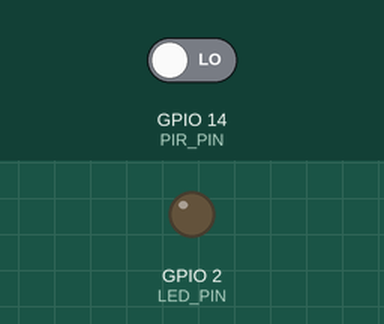
Simulated run of this sketch. Board: ESP32. On the bench: output pins drawn as LEDs (lit = HIGH). The test bench sets the inputs (shaded band); at power-on: GPIO 14 (PIR_PIN) LOW. WiFi joins after 1.5 s; servers stay silent unless stated; random numbers use the default seed unless the sketch sets one; no MQTT or app messages arrive unless stated; what the sketch prints to the serial monitor is not drawn.

Above: at 7.7 s.
7.8 s: GPIO 14 (PIR_PIN) driven HIGH
At 8.6 s:
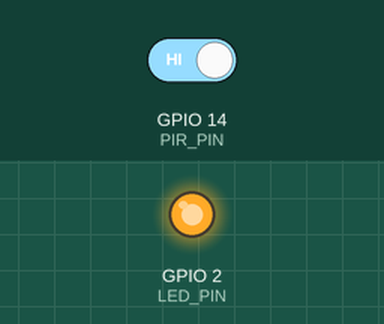
Timing chart, 0 to 10.8 s (numbered marks = the images above; inputs shaded):
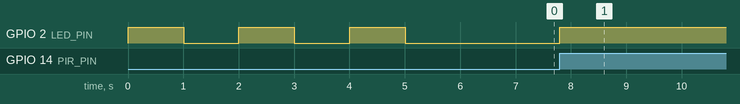

Measured:
- after the input at 7.8 s, GPIO 2 (LED_PIN): LOW → HIGH at once

The sketch:

esp32_livestock_motion.ino
```cpp
/**
 * ═══════════════════════════════════════════════════
 *   Smart Agriculture — ESP32 Livestock Motion Sensor
 * ═══════════════════════════════════════════════════
 *
 * HARDWARE:
 *   PIR Motion Sensor (HC-SR501)
 *   PIR VCC  → ESP32 5V (Vin)
 *   PIR GND  → ESP32 GND
 *   PIR OUT  → ESP32 GPIO 14
 *
 * WHAT IT DOES:
 *   - Motion detect ஆனா → MQTT publish பண்ணும்
 *   - Dashboard Livestock page-ல live update ஆகும்
 *   - Alert trigger ஆகும்
 *
 * LIBRARIES:
 *   ✅ PubSubClient  by Nick O'Leary
 *   ✅ ArduinoJson   by Benoit Blanchon
 *
 * BOARD: ESP32 Dev Module
 * ═══════════════════════════════════════════════════
 */

#include <WiFi.h>
#include <PubSubClient.h>
#include <ArduinoJson.h>

// ╔══════════════════════════════════════╗
// ║   ⚙️  CONFIG — இங்க மட்டும் மாத்துங்க ║
// ╚══════════════════════════════════════╝
const char* WIFI_SSID     = "YOUR_WIFI_SSID";      // ← உங்க WiFi
const char* WIFI_PASSWORD = "YOUR_WIFI_PASSWORD";  // ← உங்க Password
const char* MQTT_BROKER   = "broker.hivemq.com";
const int   MQTT_PORT     = 1883;

// Zone name — Dashboard-ல தெரியும்
const char* ZONE_NAME     = "Livestock Area";
const char* SENSOR_ID     = "PIR-LIVESTOCK-01";

// ╔══════════════════════════════════════╗
// ║   📌 PIN                             ║
// ╚══════════════════════════════════════╝
#define PIR_PIN        14   // PIR OUT → GPIO 14
#define LED_PIN         2   // Onboard LED (motion indicator)

// ╔══════════════════════════════════════╗
// ║   ⏱️  TIMING                         ║
// ╚══════════════════════════════════════╝
const unsigned long DEBOUNCE_TIME    = 500;   // 0.5s debounce (reduced)
const unsigned long CLEAR_TIMEOUT   = 5000;  // 5s no motion → clear
const unsigned long PUBLISH_INTERVAL = 2000; // Publish every 2s

// ════════════════════════════════════════
WiFiClient   wifiClient;
PubSubClient mqtt(wifiClient);

bool     motionDetected   = false;
bool     lastMotionState  = false;
unsigned long lastMotionTime  = 0;
unsigned long lastPublish     = 0;
int      motionCount          = 0;  // Total detections this session

// ════════════════════════════════════════
void setup() {
  Serial.begin(115200);
  Serial.println("\n🐄 Livestock Motion Sensor Starting...");

  pinMode(PIR_PIN, INPUT);
  pinMode(LED_PIN, OUTPUT);
  digitalWrite(LED_PIN, LOW);

  // PIR warmup — 5 seconds only (sensor warms up fast after first use)
  Serial.println("⏳ PIR sensor warming up (5 seconds)...");
  for (int i = 5; i > 0; i--) {
    Serial.printf("   %d...\n", i);
    digitalWrite(LED_PIN, i % 2);
    delay(1000);
  }
  digitalWrite(LED_PIN, LOW);
  Serial.println("✅ PIR Ready! Wave your hand in front of the sensor.");

  connectWiFi();
  mqtt.setServer(MQTT_BROKER, MQTT_PORT);
  mqtt.setBufferSize(512);
  connectMQTT();

  Serial.println("✅ Livestock Monitor Ready!");
  Serial.printf("📍 Zone: %s\n", ZONE_NAME);
  Serial.printf("📌 PIR Pin: GPIO %d\n", PIR_PIN);
}

// ════════════════════════════════════════
void loop() {
  if (!mqtt.connected()) connectMQTT();
  mqtt.loop();

  unsigned long now = millis();

  // Read PIR
  bool pirHigh = digitalRead(PIR_PIN) == HIGH;

  if (pirHigh) {
    // Motion detected
    lastMotionTime = now;

    if (!motionDetected) {
      // New detection event
      motionDetected = true;
      motionCount++;
      digitalWrite(LED_PIN, HIGH);

      Serial.println("════════════════════════════");
      Serial.println("🐄 MOTION DETECTED!");
      Serial.printf("   Zone   : %s\n", ZONE_NAME);
      Serial.printf("   Count  : %d\n", motionCount);
      Serial.println("════════════════════════════");

      // Publish immediately on new detection
      publishMotion(true);
      lastPublish = now;
    }
  } else {
    // No PIR signal — check timeout
    if (motionDetected && (now - lastMotionTime > CLEAR_TIMEOUT)) {
      motionDetected = false;
      digitalWrite(LED_PIN, LOW);
      Serial.println("✅ Area Clear — no motion");

      // Publish clear state immediately
      publishMotion(false);
      lastPublish = now;
    }
  }

  // Regular publish every 3s (keep dashboard alive)
  if (now - lastPublish >= PUBLISH_INTERVAL) {
    lastPublish = now;
    publishMotion(motionDetected);
  }
}

// ════════════════════════════════════════
//  Publish to MQTT
//  Topic: farm/intrusion/alert  (livestock page listens here)
//  Also:  farm/livestock/motion (dedicated topic)
// ════════════════════════════════════════
void publishMotion(bool detected) {
  // ── Intrusion topic (existing dashboard listener) ──
  StaticJsonDocument<256> doc;
  doc["detected"]        = detected;
  doc["zone"]            = ZONE_NAME;
  doc["type"]            = detected ? "Livestock" : "None";
  doc["deterrentActive"] = false;
  doc["sensorId"]        = SENSOR_ID;
  doc["motionCount"]     = motionCount;
  doc["timestamp"]       = millis();

  char payload[256];
  serializeJson(doc, payload);
  mqtt.publish("farm/intrusion/alert", payload, true);

  // ── Dedicated livestock motion topic ──
  StaticJsonDocument<256> doc2;
  doc2["detected"]    = detected;
  doc2["zone"]        = ZONE_NAME;
  doc2["sensorId"]    = SENSOR_ID;
  doc2["motionCount"] = motionCount;
  doc2["pirPin"]      = PIR_PIN;
  doc2["timestamp"]   = millis();

  char payload2[256];
  serializeJson(doc2, payload2);
  mqtt.publish("farm/livestock/motion", payload2, true);

  Serial.printf("📡 Published → detected:%s zone:%s count:%d\n",
                detected ? "YES" : "NO", ZONE_NAME, motionCount);
}

// ════════════════════════════════════════
void connectWiFi() {
  Serial.printf("📶 Connecting to %s", WIFI_SSID);
  WiFi.begin(WIFI_SSID, WIFI_PASSWORD);
  int tries = 0;
  while (WiFi.status() != WL_CONNECTED && tries < 30) {
    delay(500); Serial.print("."); tries++;
  }
  if (WiFi.status() == WL_CONNECTED) {
    Serial.printf("\n✅ WiFi Connected! IP: %s\n", WiFi.localIP().toString().c_str());
  } else {
    Serial.println("\n❌ WiFi Failed!");
  }
}

void connectMQTT() {
  while (!mqtt.connected()) {
    Serial.print("📡 MQTT Connecting...");
    String clientId = String(SENSOR_ID) + "-" + String(random(0xffff), HEX);
    if (mqtt.connect(clientId.c_str())) {
      Serial.println("✅ Connected!");
    } else {
      Serial.printf("❌ Failed rc=%d, retry 5s\n", mqtt.state());
      delay(5000);
    }
  }
}
```
